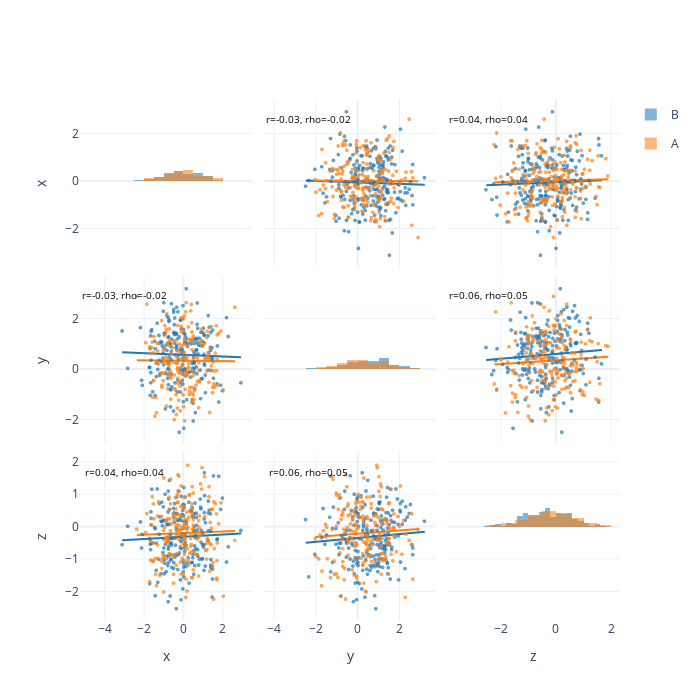

Notebook code cell kept with this figure:
### Markdown cell above
### Pairplot with hue + trend + correlations

### Code cell
df_pair_hue = pd.DataFrame(
    {
        "x": np.random.normal(0, 1.0, 400),
        "y": np.random.normal(0.5, 1.1, 400),
        "z": np.random.normal(-0.2, 0.9, 400),
        "group": np.where(np.random.rand(400) > 0.5, "A", "B"),
    }
)
fig = pariplot.pairplot(
    df_pair_hue,
    hue="group",
    diag="hist",
    trend="ols",
    corr=["pearson", "spearman"],
    height=700,
    width=700,
)
fig

### Figure 1 — Plotly figure (JSON) as saved in the notebook; plotly's stock layout.template omitted (floating-point values rounded to 4 significant figures; data arrays with more than 128 entries replaced by an {"elided": "..."} marker saying what was removed)
{"data": [{"histnorm": "probability density", "legendgroup": "B", "marker": {"color": "#1F77B4"}, "name": "B", "opacity": 0.55, "showlegend": true, "type": "histogram", "uid": "pairplot-trace-1", "x": {"elided": "214 float values"}, "xaxis": "x", "yaxis": "y"}, {"histnorm": "probability density", "legendgroup": "A", "marker": {"color": "#FF7F0E"}, "name": "A", "opacity": 0.55, "showlegend": true, "type": "histogram", "uid": "pairplot-trace-2", "x": {"elided": "186 float values"}, "xaxis": "x", "yaxis": "y"}, {"customdata": {"elided": "214 int values"}, "legendgroup": "B", "marker": {"color": "rgba(31,119,180,0.7)", "size": 4}, "mode": "markers", "name": "B", "showlegend": false, "type": "scattergl", "uid": "pairplot-trace-3", "x": {"elided": "214 float values"}, "xaxis": "x2", "y": {"elided": "214 float values"}, "yaxis": "y2"}, {"legendgroup": "B", "line": {"color": "#1F77B4"}, "mode": "lines", "showlegend": false, "type": "scatter", "uid": "pairplot-trace-4", "x": [-2.492, -2.375, -2.259, -2.143, -2.026, -1.91, -1.793, -1.677, -1.561, -1.444, -1.328, -1.212, -1.095, -0.9788, -0.8624, -0.746, -0.6296, -0.5133, -0.3969, -0.2805, -0.1641, -0.04776, 0.06861, 0.185, 0.3014, 0.4177, 0.5341, 0.6505, 0.7669, 0.8832, 0.9996, 1.116, 1.232, 1.349, 1.465, 1.581, 1.698, 1.814, 1.931, 2.047, 2.163, 2.28, 2.396, 2.513, 2.629, 2.745, 2.862, 2.978, 3.094, 3.211], "xaxis": "x2", "y": [0.02442, 0.02077, 0.01711, 0.01345, 0.009796, 0.006139, 0.002482, -0.001176, -0.004833, -0.00849, -0.01215, -0.0158, -0.01946, -0.02312, -0.02678, -0.03043, -0.03409, -0.03775, -0.0414, -0.04506, -0.04872, -0.05238, -0.05603, -0.05969, -0.06335, -0.067, -0.07066, -0.07432, -0.07798, -0.08163, -0.08529, -0.08895, -0.0926, -0.09626, -0.09992, -0.1036, -0.1072, -0.1109, -0.1145, -0.1182, -0.1219, -0.1255, -0.1292, -0.1328, -0.1365, -0.1401, -0.1438, -0.1475, -0.1511, -0.1548], "yaxis": "y2"}, {"customdata": {"elided": "186 int values"}, "legendgroup": "A", "marker": {"color": "rgba(255,127,14,0.7)", "size": 4}, "mode": "markers", "name": "A", "showlegend": false, "type": "scattergl", "uid": "pairplot-trace-5", "x": {"elided": "186 float values"}, "xaxis": "x2", "y": {"elided": "186 float values"}, "yaxis": "y2"}, {"legendgroup": "A", "line": {"color": "#FF7F0E"}, "mode": "lines", "showlegend": false, "type": "scatter", "uid": "pairplot-trace-6", "x": [-2.036, -1.935, -1.834, -1.733, -1.632, -1.531, -1.43, -1.33, -1.229, -1.128, -1.027, -0.926, -0.8251, -0.7242, -0.6234, -0.5225, -0.4216, -0.3207, -0.2198, -0.1189, -0.01807, 0.08282, 0.1837, 0.2846, 0.3855, 0.4863, 0.5872, 0.6881, 0.789, 0.8899, 0.9907, 1.092, 1.193, 1.293, 1.394, 1.495, 1.596, 1.697, 1.798, 1.899, 2.0, 2.1, 2.201, 2.302, 2.403, 2.504, 2.605, 2.706, 2.807, 2.907], "xaxis": "x2", "y": [0.02305, 0.02238, 0.02171, 0.02104, 0.02037, 0.0197, 0.01903, 0.01836, 0.01769, 0.01702, 0.01635, 0.01568, 0.01501, 0.01434, 0.01367, 0.013, 0.01233, 0.01166, 0.01099, 0.01032, 0.00965, 0.00898, 0.00831, 0.00764, 0.00697, 0.0063, 0.00563, 0.00496, 0.00429, 0.00362, 0.00295, 0.00228, 0.00161, 0.0009401, 0.0002701, -0.0003999, -0.00107, -0.00174, -0.00241, -0.00308, -0.00375, -0.00442, -0.00509, -0.00576, -0.00643, -0.0071, -0.00777, -0.00844, -0.00911, -0.00978], "yaxis": "y2"}, {"customdata": {"elided": "214 int values"}, "legendgroup": "B", "marker": {"color": "rgba(31,119,180,0.7)", "size": 4}, "mode": "markers", "name": "B", "showlegend": false, "type": "scattergl", "uid": "pairplot-trace-7", "x": {"elided": "214 float values"}, "xaxis": "x3", "y": {"elided": "214 float values"}, "yaxis": "y3"}, {"legendgroup": "B", "line": {"color": "#1F77B4"}, "mode": "lines", "showlegend": false, "type": "scatter", "uid": "pairplot-trace-8", "x": [-2.534, -2.448, -2.362, -2.277, -2.191, -2.105, -2.019, -1.933, -1.847, -1.762, -1.676, -1.59, -1.504, -1.418, -1.333, -1.247, -1.161, -1.075, -0.9892, -0.9034, -0.8176, -0.7318, -0.646, -0.5601, -0.4743, -0.3885, -0.3027, -0.2168, -0.131, -0.04519, 0.04063, 0.1265, 0.2123, 0.2981, 0.3839, 0.4697, 0.5556, 0.6414, 0.7272, 0.813, 0.8989, 0.9847, 1.071, 1.156, 1.242, 1.328, 1.414, 1.5, 1.585, 1.671], "xaxis": "x3", "y": [-0.1852, -0.1808, -0.1764, -0.172, -0.1676, -0.1632, -0.1588, -0.1544, -0.15, -0.1456, -0.1413, -0.1369, -0.1325, -0.1281, -0.1237, -0.1193, -0.1149, -0.1105, -0.1061, -0.1017, -0.09728, -0.09288, -0.08849, -0.08409, -0.07969, -0.0753, -0.0709, -0.0665, -0.06211, -0.05771, -0.05331, -0.04892, -0.04452, -0.04012, -0.03573, -0.03133, -0.02693, -0.02253, -0.01814, -0.01374, -0.009344, -0.004947, -0.0005499, 0.003847, 0.008244, 0.01264, 0.01704, 0.02143, 0.02583, 0.03023], "yaxis": "y3"}, {"customdata": {"elided": "186 int values"}, "legendgroup": "A", "marker": {"color": "rgba(255,127,14,0.7)", "size": 4}, "mode": "markers", "name": "A", "showlegend": false, "type": "scattergl", "uid": "pairplot-trace-9", "x": {"elided": "186 float values"}, "xaxis": "x3", "y": {"elided": "186 float values"}, "yaxis": "y3"}, {"legendgroup": "A", "line": {"color": "#FF7F0E"}, "mode": "lines", "showlegend": false, "type": "scatter", "uid": "pairplot-trace-10", "x": [-2.236, -2.152, -2.067, -1.983, -1.898, -1.814, -1.729, -1.645, -1.56, -1.476, -1.391, -1.307, -1.222, -1.138, -1.053, -0.9688, -0.8843, -0.7998, -0.7153, -0.6308, -0.5464, -0.4619, -0.3774, -0.2929, -0.2084, -0.1239, -0.03945, 0.04503, 0.1295, 0.214, 0.2985, 0.383, 0.4675, 0.5519, 0.6364, 0.7209, 0.8054, 0.8899, 0.9744, 1.059, 1.143, 1.228, 1.312, 1.397, 1.481, 1.566, 1.65, 1.735, 1.819, 1.904], "xaxis": "x3", "y": [-0.05275, -0.05026, -0.04776, -0.04527, -0.04277, -0.04028, -0.03778, -0.03529, -0.03279, -0.0303, -0.02781, -0.02531, -0.02282, -0.02032, -0.01783, -0.01533, -0.01284, -0.01034, -0.007847, -0.005353, -0.002858, -0.0003633, 0.002131, 0.004626, 0.007121, 0.009616, 0.01211, 0.01461, 0.0171, 0.01959, 0.02209, 0.02458, 0.02708, 0.02957, 0.03207, 0.03456, 0.03706, 0.03955, 0.04205, 0.04454, 0.04704, 0.04953, 0.05203, 0.05452, 0.05702, 0.05951, 0.062, 0.0645, 0.06699, 0.06949], "yaxis": "y3"}, {"customdata": {"elided": "214 int values"}, "legendgroup": "B", "marker": {"color": "rgba(31,119,180,0.7)", "size": 4}, "mode": "markers", "name": "B", "showlegend": false, "type": "scattergl", "uid": "pairplot-trace-11", "x": {"elided": "214 float values"}, "xaxis": "x4", "y": {"elided": "214 float values"}, "yaxis": "y4"}, {"legendgroup": "B", "line": {"color": "#1F77B4"}, "mode": "lines", "showlegend": false, "type": "scatter", "uid": "pairplot-trace-12", "x": [-3.117, -2.993, -2.87, -2.747, -2.623, -2.5, -2.377, -2.253, -2.13, -2.006, -1.883, -1.76, -1.636, -1.513, -1.389, -1.266, -1.143, -1.019, -0.8959, -0.7725, -0.6491, -0.5257, -0.4023, -0.279, -0.1556, -0.03219, 0.0912, 0.2146, 0.338, 0.4614, 0.5847, 0.7081, 0.8315, 0.9549, 1.078, 1.202, 1.325, 1.448, 1.572, 1.695, 1.819, 1.942, 2.065, 2.189, 2.312, 2.436, 2.559, 2.682, 2.806, 2.929], "xaxis": "x4", "y": [0.6694, 0.6653, 0.6612, 0.6571, 0.653, 0.6489, 0.6448, 0.6407, 0.6366, 0.6325, 0.6284, 0.6243, 0.6202, 0.6161, 0.612, 0.6079, 0.6038, 0.5997, 0.5956, 0.5915, 0.5874, 0.5833, 0.5792, 0.5751, 0.5709, 0.5668, 0.5627, 0.5586, 0.5545, 0.5504, 0.5463, 0.5422, 0.5381, 0.534, 0.5299, 0.5258, 0.5217, 0.5176, 0.5135, 0.5094, 0.5053, 0.5012, 0.4971, 0.493, 0.4889, 0.4848, 0.4807, 0.4766, 0.4725, 0.4683], "yaxis": "y4"}, {"customdata": {"elided": "186 int values"}, "legendgroup": "A", "marker": {"color": "rgba(255,127,14,0.7)", "size": 4}, "mode": "markers", "name": "A", "showlegend": false, "type": "scattergl", "uid": "pairplot-trace-13", "x": {"elided": "186 float values"}, "xaxis": "x4", "y": {"elided": "186 float values"}, "yaxis": "y4"}, {"legendgroup": "A", "line": {"color": "#FF7F0E"}, "mode": "lines", "showlegend": false, "type": "scatter", "uid": "pairplot-trace-14", "x": [-2.372, -2.27, -2.168, -2.067, -1.965, -1.863, -1.761, -1.659, -1.557, -1.455, -1.353, -1.251, -1.149, -1.048, -0.9457, -0.8438, -0.7419, -0.64, -0.5381, -0.4362, -0.3343, -0.2324, -0.1305, -0.02865, 0.07324, 0.1751, 0.277, 0.3789, 0.4808, 0.5827, 0.6846, 0.7865, 0.8884, 0.9903, 1.092, 1.194, 1.296, 1.398, 1.5, 1.602, 1.704, 1.805, 1.907, 2.009, 2.111, 2.213, 2.315, 2.417, 2.519, 2.621], "xaxis": "x4", "y": [0.3497, 0.3489, 0.3481, 0.3472, 0.3464, 0.3456, 0.3448, 0.3439, 0.3431, 0.3423, 0.3415, 0.3406, 0.3398, 0.339, 0.3382, 0.3373, 0.3365, 0.3357, 0.3348, 0.334, 0.3332, 0.3324, 0.3315, 0.3307, 0.3299, 0.3291, 0.3282, 0.3274, 0.3266, 0.3258, 0.3249, 0.3241, 0.3233, 0.3225, 0.3216, 0.3208, 0.32, 0.3191, 0.3183, 0.3175, 0.3167, 0.3158, 0.315, 0.3142, 0.3134, 0.3125, 0.3117, 0.3109, 0.3101, 0.3092], "yaxis": "y4"}, {"histnorm": "probability density", "legendgroup": "B", "marker": {"color": "#1F77B4"}, "name": "B", "opacity": 0.55, "showlegend": false, "type": "histogram", "uid": "pairplot-trace-15", "x": {"elided": "214 float values"}, "xaxis": "x5", "yaxis": "y5"}, {"histnorm": "probability density", "legendgroup": "A", "marker": {"color": "#FF7F0E"}, "name": "A", "opacity": 0.55, "showlegend": false, "type": "histogram", "uid": "pairplot-trace-16", "x": {"elided": "186 float values"}, "xaxis": "x5", "yaxis": "y5"}, {"customdata": {"elided": "214 int values"}, "legendgroup": "B", "marker": {"color": "rgba(31,119,180,0.7)", "size": 4}, "mode": "markers", "name": "B", "showlegend": false, "type": "scattergl", "uid": "pairplot-trace-17", "x": {"elided": "214 float values"}, "xaxis": "x6", "y": {"elided": "214 float values"}, "yaxis": "y6"}, {"legendgroup": "B", "line": {"color": "#1F77B4"}, "mode": "lines", "showlegend": false, "type": "scatter", "uid": "pairplot-trace-18", "x": [-2.534, -2.448, -2.362, -2.277, -2.191, -2.105, -2.019, -1.933, -1.847, -1.762, -1.676, -1.59, -1.504, -1.418, -1.333, -1.247, -1.161, -1.075, -0.9892, -0.9034, -0.8176, -0.7318, -0.646, -0.5601, -0.4743, -0.3885, -0.3027, -0.2168, -0.131, -0.04519, 0.04063, 0.1265, 0.2123, 0.2981, 0.3839, 0.4697, 0.5556, 0.6414, 0.7272, 0.813, 0.8989, 0.9847, 1.071, 1.156, 1.242, 1.328, 1.414, 1.5, 1.585, 1.671], "xaxis": "x6", "y": [0.3614, 0.3694, 0.3774, 0.3854, 0.3934, 0.4014, 0.4095, 0.4175, 0.4255, 0.4335, 0.4415, 0.4495, 0.4575, 0.4655, 0.4735, 0.4816, 0.4896, 0.4976, 0.5056, 0.5136, 0.5216, 0.5296, 0.5376, 0.5456, 0.5537, 0.5617, 0.5697, 0.5777, 0.5857, 0.5937, 0.6017, 0.6097, 0.6177, 0.6258, 0.6338, 0.6418, 0.6498, 0.6578, 0.6658, 0.6738, 0.6818, 0.6898, 0.6978, 0.7059, 0.7139, 0.7219, 0.7299, 0.7379, 0.7459, 0.7539], "yaxis": "y6"}, {"customdata": {"elided": "186 int values"}, "legendgroup": "A", "marker": {"color": "rgba(255,127,14,0.7)", "size": 4}, "mode": "markers", "name": "A", "showlegend": false, "type": "scattergl", "uid": "pairplot-trace-19", "x": {"elided": "186 float values"}, "xaxis": "x6", "y": {"elided": "186 float values"}, "yaxis": "y6"}, {"legendgroup": "A", "line": {"color": "#FF7F0E"}, "mode": "lines", "showlegend": false, "type": "scatter", "uid": "pairplot-trace-20", "x": [-2.236, -2.152, -2.067, -1.983, -1.898, -1.814, -1.729, -1.645, -1.56, -1.476, -1.391, -1.307, -1.222, -1.138, -1.053, -0.9688, -0.8843, -0.7998, -0.7153, -0.6308, -0.5464, -0.4619, -0.3774, -0.2929, -0.2084, -0.1239, -0.03945, 0.04503, 0.1295, 0.214, 0.2985, 0.383, 0.4675, 0.5519, 0.6364, 0.7209, 0.8054, 0.8899, 0.9744, 1.059, 1.143, 1.228, 1.312, 1.397, 1.481, 1.566, 1.65, 1.735, 1.819, 1.904], "xaxis": "x6", "y": [0.1824, 0.1885, 0.1947, 0.2008, 0.207, 0.2131, 0.2193, 0.2254, 0.2316, 0.2377, 0.2439, 0.25, 0.2561, 0.2623, 0.2684, 0.2746, 0.2807, 0.2869, 0.293, 0.2992, 0.3053, 0.3115, 0.3176, 0.3237, 0.3299, 0.336, 0.3422, 0.3483, 0.3545, 0.3606, 0.3668, 0.3729, 0.3791, 0.3852, 0.3913, 0.3975, 0.4036, 0.4098, 0.4159, 0.4221, 0.4282, 0.4344, 0.4405, 0.4467, 0.4528, 0.459, 0.4651, 0.4712, 0.4774, 0.4835], "yaxis": "y6"}, {"customdata": {"elided": "214 int values"}, "legendgroup": "B", "marker": {"color": "rgba(31,119,180,0.7)", "size": 4}, "mode": "markers", "name": "B", "showlegend": false, "type": "scattergl", "uid": "pairplot-trace-21", "x": {"elided": "214 float values"}, "xaxis": "x7", "y": {"elided": "214 float values"}, "yaxis": "y7"}, {"legendgroup": "B", "line": {"color": "#1F77B4"}, "mode": "lines", "showlegend": false, "type": "scatter", "uid": "pairplot-trace-22", "x": [-3.117, -2.993, -2.87, -2.747, -2.623, -2.5, -2.377, -2.253, -2.13, -2.006, -1.883, -1.76, -1.636, -1.513, -1.389, -1.266, -1.143, -1.019, -0.8959, -0.7725, -0.6491, -0.5257, -0.4023, -0.279, -0.1556, -0.03219, 0.0912, 0.2146, 0.338, 0.4614, 0.5847, 0.7081, 0.8315, 0.9549, 1.078, 1.202, 1.325, 1.448, 1.572, 1.695, 1.819, 1.942, 2.065, 2.189, 2.312, 2.436, 2.559, 2.682, 2.806, 2.929], "xaxis": "x7", "y": [-0.4245, -0.4203, -0.416, -0.4117, -0.4074, -0.4031, -0.3988, -0.3946, -0.3903, -0.386, -0.3817, -0.3774, -0.3732, -0.3689, -0.3646, -0.3603, -0.356, -0.3518, -0.3475, -0.3432, -0.3389, -0.3346, -0.3304, -0.3261, -0.3218, -0.3175, -0.3132, -0.3089, -0.3047, -0.3004, -0.2961, -0.2918, -0.2875, -0.2833, -0.279, -0.2747, -0.2704, -0.2661, -0.2619, -0.2576, -0.2533, -0.249, -0.2447, -0.2404, -0.2362, -0.2319, -0.2276, -0.2233, -0.219, -0.2148], "yaxis": "y7"}, {"customdata": {"elided": "186 int values"}, "legendgroup": "A", "marker": {"color": "rgba(255,127,14,0.7)", "size": 4}, "mode": "markers", "name": "A", "showlegend": false, "type": "scattergl", "uid": "pairplot-trace-23", "x": {"elided": "186 float values"}, "xaxis": "x7", "y": {"elided": "186 float values"}, "yaxis": "y7"}, {"legendgroup": "A", "line": {"color": "#FF7F0E"}, "mode": "lines", "showlegend": false, "type": "scatter", "uid": "pairplot-trace-24", "x": [-2.372, -2.27, -2.168, -2.067, -1.965, -1.863, -1.761, -1.659, -1.557, -1.455, -1.353, -1.251, -1.149, -1.048, -0.9457, -0.8438, -0.7419, -0.64, -0.5381, -0.4362, -0.3343, -0.2324, -0.1305, -0.02865, 0.07324, 0.1751, 0.277, 0.3789, 0.4808, 0.5827, 0.6846, 0.7865, 0.8884, 0.9903, 1.092, 1.194, 1.296, 1.398, 1.5, 1.602, 1.704, 1.805, 1.907, 2.009, 2.111, 2.213, 2.315, 2.417, 2.519, 2.621], "xaxis": "x7", "y": [-0.26, -0.2575, -0.255, -0.2525, -0.2499, -0.2474, -0.2449, -0.2424, -0.2399, -0.2373, -0.2348, -0.2323, -0.2298, -0.2273, -0.2247, -0.2222, -0.2197, -0.2172, -0.2146, -0.2121, -0.2096, -0.2071, -0.2046, -0.202, -0.1995, -0.197, -0.1945, -0.192, -0.1894, -0.1869, -0.1844, -0.1819, -0.1793, -0.1768, -0.1743, -0.1718, -0.1693, -0.1667, -0.1642, -0.1617, -0.1592, -0.1567, -0.1541, -0.1516, -0.1491, -0.1466, -0.144, -0.1415, -0.139, -0.1365], "yaxis": "y7"}, {"customdata": {"elided": "214 int values"}, "legendgroup": "B", "marker": {"color": "rgba(31,119,180,0.7)", "size": 4}, "mode": "markers", "name": "B", "showlegend": false, "type": "scattergl", "uid": "pairplot-trace-25", "x": {"elided": "214 float values"}, "xaxis": "x8", "y": {"elided": "214 float values"}, "yaxis": "y8"}, {"legendgroup": "B", "line": {"color": "#1F77B4"}, "mode": "lines", "showlegend": false, "type": "scatter", "uid": "pairplot-trace-26", "x": [-2.492, -2.375, -2.259, -2.143, -2.026, -1.91, -1.793, -1.677, -1.561, -1.444, -1.328, -1.212, -1.095, -0.9788, -0.8624, -0.746, -0.6296, -0.5133, -0.3969, -0.2805, -0.1641, -0.04776, 0.06861, 0.185, 0.3014, 0.4177, 0.5341, 0.6505, 0.7669, 0.8832, 0.9996, 1.116, 1.232, 1.349, 1.465, 1.581, 1.698, 1.814, 1.931, 2.047, 2.163, 2.28, 2.396, 2.513, 2.629, 2.745, 2.862, 2.978, 3.094, 3.211], "xaxis": "x8", "y": [-0.5016, -0.4947, -0.4877, -0.4808, -0.4738, -0.4669, -0.4599, -0.453, -0.446, -0.4391, -0.4321, -0.4252, -0.4182, -0.4113, -0.4043, -0.3974, -0.3904, -0.3835, -0.3765, -0.3696, -0.3626, -0.3557, -0.3487, -0.3418, -0.3348, -0.3279, -0.3209, -0.314, -0.307, -0.3001, -0.2931, -0.2862, -0.2792, -0.2723, -0.2653, -0.2584, -0.2514, -0.2445, -0.2375, -0.2306, -0.2236, -0.2167, -0.2097, -0.2028, -0.1958, -0.1889, -0.1819, -0.175, -0.168, -0.1611], "yaxis": "y8"}, {"customdata": {"elided": "186 int values"}, "legendgroup": "A", "marker": {"color": "rgba(255,127,14,0.7)", "size": 4}, "mode": "markers", "name": "A", "showlegend": false, "type": "scattergl", "uid": "pairplot-trace-27", "x": {"elided": "186 float values"}, "xaxis": "x8", "y": {"elided": "186 float values"}, "yaxis": "y8"}, {"legendgroup": "A", "line": {"color": "#FF7F0E"}, "mode": "lines", "showlegend": false, "type": "scatter", "uid": "pairplot-trace-28", "x": [-2.036, -1.935, -1.834, -1.733, -1.632, -1.531, -1.43, -1.33, -1.229, -1.128, -1.027, -0.926, -0.8251, -0.7242, -0.6234, -0.5225, -0.4216, -0.3207, -0.2198, -0.1189, -0.01807, 0.08282, 0.1837, 0.2846, 0.3855, 0.4863, 0.5872, 0.6881, 0.789, 0.8899, 0.9907, 1.092, 1.193, 1.293, 1.394, 1.495, 1.596, 1.697, 1.798, 1.899, 2.0, 2.1, 2.201, 2.302, 2.403, 2.504, 2.605, 2.706, 2.807, 2.907], "xaxis": "x8", "y": [-0.3193, -0.3142, -0.3092, -0.3042, -0.2991, -0.2941, -0.2891, -0.284, -0.279, -0.2739, -0.2689, -0.2639, -0.2588, -0.2538, -0.2488, -0.2437, -0.2387, -0.2337, -0.2286, -0.2236, -0.2185, -0.2135, -0.2085, -0.2034, -0.1984, -0.1934, -0.1883, -0.1833, -0.1783, -0.1732, -0.1682, -0.1631, -0.1581, -0.1531, -0.148, -0.143, -0.138, -0.1329, -0.1279, -0.1228, -0.1178, -0.1128, -0.1077, -0.1027, -0.09767, -0.09263, -0.08759, -0.08256, -0.07752, -0.07248], "yaxis": "y8"}, {"histnorm": "probability density", "legendgroup": "B", "marker": {"color": "#1F77B4"}, "name": "B", "opacity": 0.55, "showlegend": false, "type": "histogram", "uid": "pairplot-trace-29", "x": {"elided": "214 float values"}, "xaxis": "x9", "yaxis": "y9"}, {"histnorm": "probability density", "legendgroup": "A", "marker": {"color": "#FF7F0E"}, "name": "A", "opacity": 0.55, "showlegend": false, "type": "histogram", "uid": "pairplot-trace-30", "x": {"elided": "186 float values"}, "xaxis": "x9", "yaxis": "y9"}], "layout": {"annotations": [{"font": {"color": "black", "size": 10}, "showarrow": false, "text": "r=-0.03, rho=-0.02", "x": -2.378, "xref": "x2", "y": 2.627, "yref": "y2"}, {"font": {"color": "black", "size": 10}, "showarrow": false, "text": "r=0.04, rho=0.04", "x": -2.445, "xref": "x3", "y": 2.627, "yref": "y3"}, {"font": {"color": "black", "size": 10}, "showarrow": false, "text": "r=-0.03, rho=-0.02", "x": -2.996, "xref": "x4", "y": 2.926, "yref": "y4"}, {"font": {"color": "black", "size": 10}, "showarrow": false, "text": "r=0.06, rho=0.05", "x": -2.445, "xref": "x6", "y": 2.926, "yref": "y6"}, {"font": {"color": "black", "size": 10}, "showarrow": false, "text": "r=0.04, rho=0.04", "x": -2.996, "xref": "x7", "y": 1.682, "yref": "y7"}, {"font": {"color": "black", "size": 10}, "showarrow": false, "text": "r=0.06, rho=0.05", "x": -2.378, "xref": "x8", "y": 1.682, "yref": "y8"}], "barmode": "overlay", "dragmode": "zoom", "height": 700, "width": 700, "xaxis": {"anchor": "y", "domain": [0, 0.32], "matches": "x7", "showticklabels": false}, "xaxis2": {"anchor": "y2", "domain": [0.34, 0.66], "matches": "x8", "showticklabels": false}, "xaxis3": {"anchor": "y3", "domain": [0.68, 1], "matches": "x9", "showticklabels": false}, "xaxis4": {"anchor": "y4", "domain": [0, 0.32], "matches": "x7", "showticklabels": false}, "xaxis5": {"anchor": "y5", "domain": [0.34, 0.66], "matches": "x8", "showticklabels": false}, "xaxis6": {"anchor": "y6", "domain": [0.68, 1], "matches": "x9", "showticklabels": false}, "xaxis7": {"anchor": "y7", "domain": [0, 0.32], "showticklabels": true, "title": {"text": "x"}}, "xaxis8": {"anchor": "y8", "domain": [0.34, 0.66], "showticklabels": true, "title": {"text": "y"}}, "xaxis9": {"anchor": "y9", "domain": [0.68, 1], "showticklabels": true, "title": {"text": "z"}}, "yaxis": {"anchor": "x", "domain": [0.68, 1], "showticklabels": true, "title": {"text": "x"}}, "yaxis2": {"anchor": "x2", "domain": [0.68, 1], "matches": "y", "showticklabels": false}, "yaxis3": {"anchor": "x3", "domain": [0.68, 1], "matches": "y", "showticklabels": false}, "yaxis4": {"anchor": "x4", "domain": [0.34, 0.66], "showticklabels": true, "title": {"text": "y"}}, "yaxis5": {"anchor": "x5", "domain": [0.34, 0.66], "matches": "y4", "showticklabels": false}, "yaxis6": {"anchor": "x6", "domain": [0.34, 0.66], "matches": "y4", "showticklabels": false}, "yaxis7": {"anchor": "x7", "domain": [0, 0.32], "showticklabels": true, "title": {"text": "z"}}, "yaxis8": {"anchor": "x8", "domain": [0, 0.32], "matches": "y7", "showticklabels": false}, "yaxis9": {"anchor": "x9", "domain": [0, 0.32], "matches": "y7", "showticklabels": false}}}
